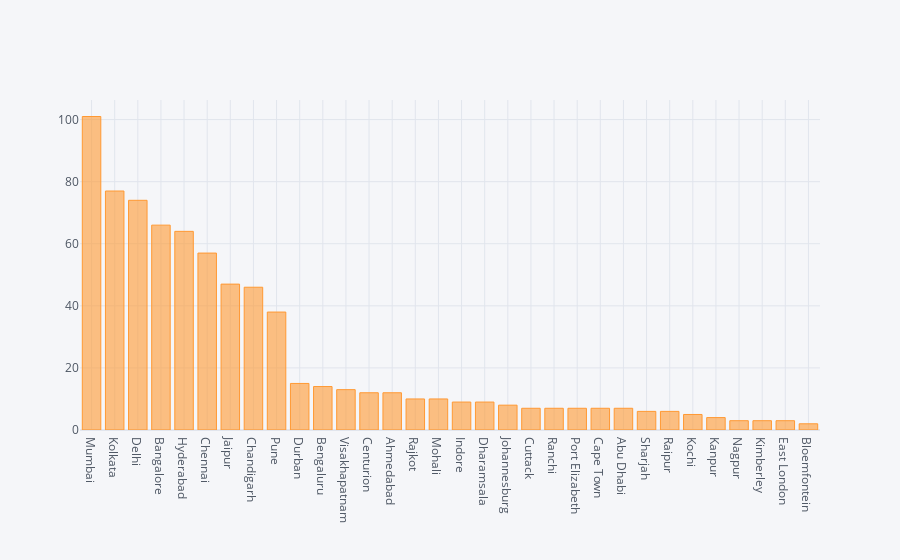

The notebook cell saved with this chart:
### Code cell
df['city'].value_counts().iplot(kind = 'bar')

### Figure 1 — Plotly figure (JSON) as saved in the notebook; plotly's stock layout.template omitted (floating-point values rounded to 4 significant figures)
{"data": [{"marker": {"color": "rgba(255, 153, 51, 0.6)", "line": {"color": "rgba(255, 153, 51, 1.0)", "width": 1}}, "name": "city", "orientation": "v", "text": "", "type": "bar", "x": ["Mumbai", "Kolkata", "Delhi", "Bangalore", "Hyderabad", "Chennai", "Jaipur", "Chandigarh", "Pune", "Durban", "Bengaluru", "Visakhapatnam", "Centurion", "Ahmedabad", "Rajkot", "Mohali", "Indore", "Dharamsala", "Johannesburg", "Cuttack", "Ranchi", "Port Elizabeth", "Cape Town", "Abu Dhabi", "Sharjah", "Raipur", "Kochi", "Kanpur", "Nagpur", "Kimberley", "East London", "Bloemfontein"], "y": [101, 77, 74, 66, 64, 57, 47, 46, 38, 15, 14, 13, 12, 12, 10, 10, 9, 9, 8, 7, 7, 7, 7, 7, 6, 6, 5, 4, 3, 3, 3, 2]}], "layout": {"legend": {"bgcolor": "#F5F6F9", "font": {"color": "#4D5663"}}, "paper_bgcolor": "#F5F6F9", "plot_bgcolor": "#F5F6F9", "title": {"font": {"color": "#4D5663"}}, "xaxis": {"gridcolor": "#E1E5ED", "showgrid": true, "tickfont": {"color": "#4D5663"}, "title": {"font": {"color": "#4D5663"}, "text": ""}, "zerolinecolor": "#E1E5ED"}, "yaxis": {"gridcolor": "#E1E5ED", "showgrid": true, "tickfont": {"color": "#4D5663"}, "title": {"font": {"color": "#4D5663"}, "text": ""}, "zerolinecolor": "#E1E5ED"}}}
